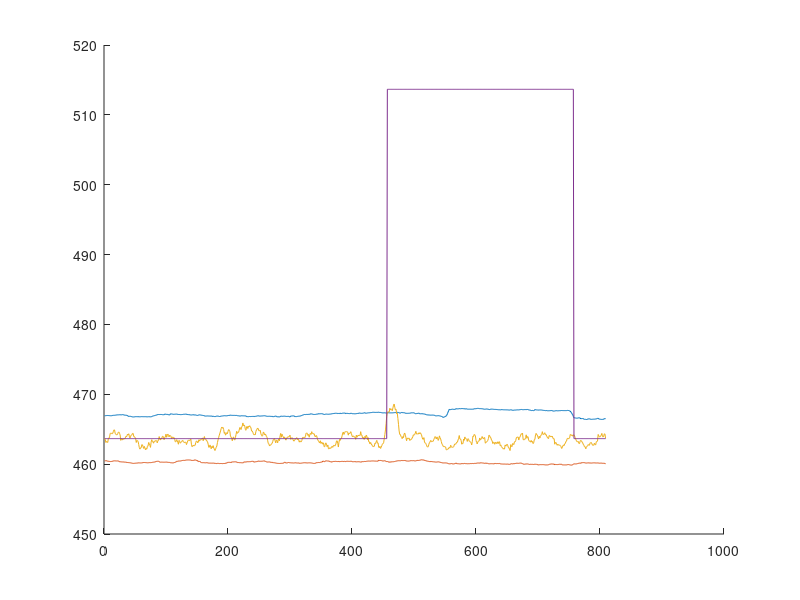

MATLAB code for this plot:
clear all
color = 1; %Black, Red, Silver
meterial = 2; %Floor, Stone, Paper

f = csvread('Paper_nothing_with_noise.txt');

if color == 1
    if meterial == 1;
        f = csvread('Black_Floor_center.txt');
        f = [f csvread('Black_Floor_middle.txt')];
        f = [f csvread('Black_Floor_side.txt')];
    end
    
    if meterial == 2;
        f = csvread('Black_Stone_center.txt');
    
        %f = [f csvread('Black_Stone_side.txt')];
        %f = [f csvread('Black_Stone_left.txt')];
        %f = [f csvread('Black_Stone_middle.txt')];
    end
    
    if meterial == 3;
        f = csvread('Black_Paper_center.txt');
        f = [f csvread('Black_Paper_middle.txt')];
        f = [f csvread('Black_Paper_side.txt')];
        f = [f csvread('Black_Paper_left.txt')];
    end
end

if color == 2
    if meterial == 1;
        f = csvread('Red_Floor_center.txt');
        f = [f csvread('Red_Floor_middle.txt')];
        f = [f csvread('Red_Floor_side.txt')];
    end
    if meterial == 2;
        f = csvread('Red_Stone_center.txt');
        f = [f csvread('Red_Stone_middle.txt')];
        f = [f csvread('Red_Stone_side.txt')];
        f = [f csvread('Red_Stone_left.txt')];
    end
    
    if meterial == 3;
        f = csvread('Red_Paper_center.txt');
        f = [f csvread('Red_Paper_middle.txt')];
        f = [f csvread('Red_Paper_side.txt')];
        f = [f csvread('Red_Paper_left.txt')];
    end
end

if color == 3
    if meterial == 1;
        f = csvread('Silver_Floor_center.txt');
        f = [f csvread('Silver_Floor_middle.txt')];
        f = [f csvread('Silver_Floor_side.txt')];
    end

    if meterial == 2;
        f = csvread('Silver_Stone_center.txt');
        f = [f csvread('Silver_Stone_middle.txt')];
        f = [f csvread('Silver_Stone_side.txt')];
        f = [f csvread('Silver_Stone_left.txt')];
    end
 
    if meterial == 3;
        f = csvread('Silver_Paper_center.txt');
        f = [f csvread('Silver_Paper_middle.txt')];
        f = [f csvread('Silver_Paper_side.txt')];
        f = [f csvread('Silver_Paper_left.txt')];
    end
end

f(f==0) = []; %remove 0'

%f = j;
T = 4;
delay = 100; %3 seconds
d = 200; %samples in main std
e = 20;  %samples in deleayed distribution

if e > 100
    e = 100
end

stdAtDetect = 0;

gs = std(f(1:d));
gm = mean(f(1:d))

hs = std(f(1:d))
hm = mean(f(1:d))
ga = std(f(1:d));
res = 0;
[dc N] = size(f)

for n = 2:1:N-(delay+d)
    ga = [ga std(f(n:n+d))];
    hm = [hm mean(f(n+d+delay-e+1:n+d+delay))];
    gs = [gs std(f(n:n+d))];
    gm = [gm mean(f(n:n+d))];
    
    if n==903
        jasdf = 0;
    end
    
    if res(n-1) == 0
        stdAtDetect = gs(n);
        i = 0;
        %res = [res ((hm(n) < gm(n)- gm(n)*T) | (hm(n) > gm(n)+gm(n)*T))];
        res = [res ((hm(n) < gm(n) - gs(n)*T/sqrt(e)) | (hm(n) > gm(n)+gs(n)*T/sqrt(e)))];
    else
        i = i + 1;
        if i > delay+d
            if stdAtDetect > gs(n)
                res = [res 0];
            else
                res = [res 1];
                stdAtDetect = stdAtDetect + 0.005
            end
        else
            res = [res 1];
        end
    end
    
    %e = ceil((4*gs(n)/(T * gm(n)))^2+1);
    if e > 100
        e = 100
    end
end

%plot(gm+3*gs)
hold on
plot(gm+gs*4/sqrt(e))
%plot(gm-3*gs)
plot(gm-gs*4/sqrt(e))
plot(hm)
plot(mean(f)+res*50)

